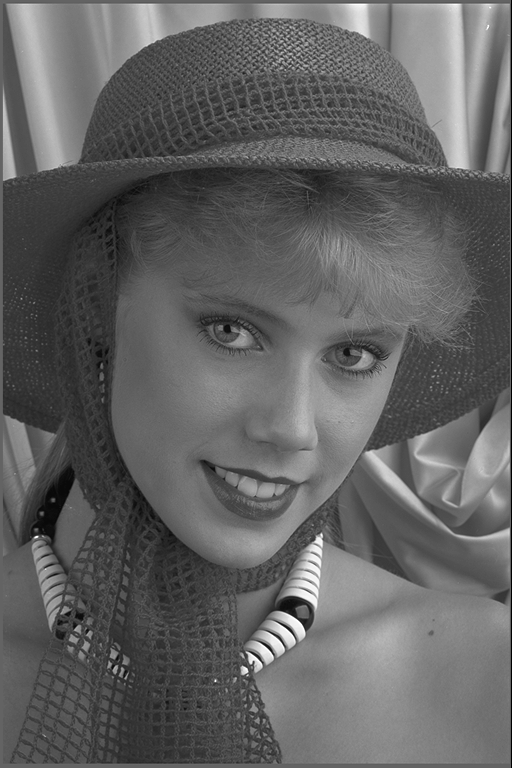
#> input picture Python/img/kodim04.png, 512 x 768 px
$ jupyter execute --allow-errors demo.ipynb
#> lines starting #> are read from the running program, lines starting #| are printed output that depends on the picture
### Python/imnest_ivhc.py
#=====================================================================
# Image noise estimation based on intensity-variance
# homogeneity classification (IVHC)
# Written by Meisam Rakhshanfar, Vidpro Lab
# (https://users.encs.concordia.ca/~amer/NEstIVHC/)
# Revised: March 2016
#
# Copyright Notice:
# Copyright (c) 2011-2019 Concordia University
# All Rights Reserved.
#=====================================================================

import numpy as np
import skimage.color
import ivhc


def imnest_ivhc(image, max_poly_deg=5):

    '''
    # imnest_ivhc(A)
    #   A can be an M-by-N (grayscale image) or M-by-N-by-3 (rgb color image)
    #   array.  A cannot be an empty array or very small matrix.
    #   max_poly_deg is the max of degree for polynomial regression

    #  OUTPUTS:
    #   sigma_p is variance of noise in the Y channel at highest rank noise
    #   representative cluster. Under signal-independent noise, sigma_p
    #   estimates the standard deviation of noise. Under signal-dependent
    #   noise, sigma_p is likely to be the peak of the noise. However, the more
    #   accurate peak is estimated by var_nlf.
    #
    #   sigma_o = sigma_p*gamma, where gamma is the degree of processing. When
    #   the noise is white, gamma = 1;
    #
    #   var_nlf is the noise level (variance) function
    #
    '''

# parse input parameters
    if type(image) != np.ndarray:
       image = np.array(image)

    if image.ndim == 3:
        ycbcr = skimage.color.rgb2ycbcr(image)
        gray_image = np.float32(ycbcr[:,:,0])
    elif image.ndim == 2:
        gray_image = image
    else:
        print('error in image type')
        return None

    if gray_image.dtype == np.uint8:
        gray_image = np.float32(gray_image)
    elif gray_image.dtype == np.float32 or gray_image.dtype == np.float64:
        gray_image = np.float32(gray_image)
        if np.max(gray_image)<=1.0:
            gray_image = gray_image*255.0
    else:
        print('error in image dtype')
        return None

    if (gray_image.shape[0]<128 or gray_image.shape[1]<128):
        print('Too Small Image')

    if (gray_image.shape[0]>3840 or gray_image.shape[1]>3840):
        error('Image size is not supported')


    # call function of IVHC
    nlf = np.zeros((3*256,), np.float32)
    # address column-major order
    gray_image = np.transpose(gray_image.copy())
    [sigma_p, sigma_o, nlf_len] = ivhc.run(gray_image, nlf)
    nlf = nlf[0:nlf_len]
    # cluster intensity
    clusters_iy = nlf[0::3]
    # binary weighting
    clusters_bw = nlf[1::3]
    clusters_bw = clusters_bw/min(clusters_bw)
    # binary weighting
    clusters_var = nlf[2::3]

    # ---- NLF regression -------
    # normalize
    nlf_v = clusters_var/(sigma_p*sigma_p)
    nlf_i = clusters_iy/255.0

    nlf_i_ext = np.concatenate((nlf_i, nlf_i[clusters_bw>1]))
    nlf_v_ext = np.concatenate((nlf_v, nlf_v[clusters_bw>1]))

    sort_idx= np.argsort(nlf_i_ext)
    nlf_i_sort = nlf_i_ext[sort_idx]
    nlf_v_sort = nlf_v_ext[sort_idx]

    max_poly_deg = int(np.floor(max_poly_deg/2)+1)

    if (len(nlf_v_sort)>1):
        last_mse = 1
        for k in range(0,max_poly_deg+1):
            est_pol = np.polyfit(nlf_i_sort, nlf_v_sort, min(1+k*2,len(nlf_i_sort)-1))
            nlf_reg = np.polyval(est_pol, nlf_i_sort)
            mse = np.mean((nlf_reg-nlf_v_sort)**2)
            if (mse<0.002 or (last_mse-mse)/mse<0.5):
                break;

            last_mse = mse

        nlf_i_sort = np.sort(nlf_i)
        nlf_reg = np.polyval(est_pol, nlf_i_sort)
    else:
        nlf_reg = nlf_v
        nlf_i_sort = np.sort(nlf_i)

    v = np.concatenate(([nlf_reg[0]], nlf_reg, [nlf_reg[-1]]))
    x = np.concatenate(([0], nlf_i_sort, [1]))
    var_nlf = np.interp(np.arange(0, 256)/255.0, x, v)*sigma_p*sigma_p

    return [sigma_p, sigma_o, var_nlf]

### Python/demo.ipynb
## Demo for image noise estimation (processed, signal-dependent and AWGN)

[cell 1]
import numpy as np
from imnest_ivhc import imnest_ivhc
import skimage.io
import skimage.filters
import matplotlib.pyplot as plt

##  Estimation of AWGN

[cell 2]
np.random.seed(0)
img = skimage.io.imread('./img/kodim04.png')
#> img is the input picture: shape (768, 512, 3); min 0, max 255, mean 97.9

print('----- Synthetic AWGN -----')

#> (the rest of this cell did not finish here and is left out)

## Estimation of frequency-dependent (processed) noise

[cell 3]
# to simulate processed noise
def bilateral_flt(img_in, var_n, radius, sigma_s):

    img_or = img_in
    i_out = 0
    P = 0

    (rows, cols) = img_in.shape
    img_in = np.pad(img_in, (radius, radius),'reflect')
    ar = np.arange(-radius, radius+1, 1)

    [dx, dy] = np.meshgrid(ar, ar)
    h = np.exp(- (dx**2 + dy**2) / (2 * sigma_s**2))

    for y in ar:
        for x in ar:

            X = img_in[radius+y:rows+radius+y,radius+x:cols+radius+x]
            delta =  X  - img_or
            pN =h[y+radius,x+radius]*np.exp(-delta*delta/(2*var_n))
            i_out = i_out + pN*X
            P = P+ pN

    i_out = i_out/P

    return i_out

[cell 4]
print('----- Anisotropic spatially correlated noise -----')
np.random.seed(0)
img = skimage.io.imread('./img/peppers.png')
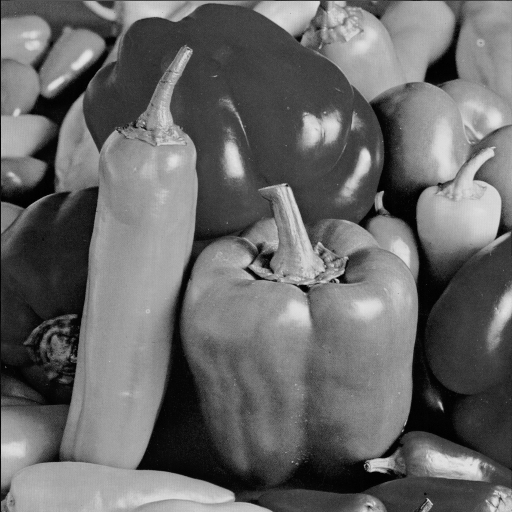
#> input picture Python/img/peppers.png, 512 x 512 px
#> img is the input picture: shape (512, 512, 3); min 0, max 229, mean 104.2

#> (the rest of this cell did not finish here and is left out)

## Signal-dependent (mixed Possionian-Gaussian) image noise

[cell 5]
np.random.seed(0)
img = skimage.io.imread('./img/sample1.png')
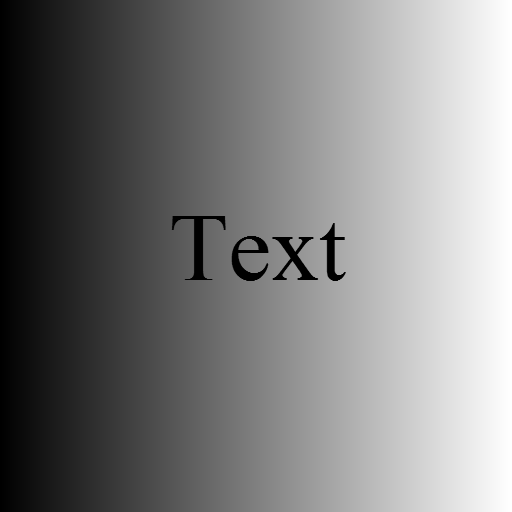
#> input picture Python/img/sample1.png, 512 x 512 px
#> img is the input picture: shape (512, 512, 3); min 0, max 255, mean 126.2
# generate signal-dependent noise
sigma_noise = 8
nlf_sqrt = sigma_noise*(.4+np.arange(0, 256)/255.0)
nlf = nlf_sqrt**2
noise = np.random.randn(img.shape[0], img.shape[1])*nlf_sqrt[np.int32(img[:,:,0])]
# generate noisy image
im_n = np.float32(img[:,:,0]) + np.float32(noise)
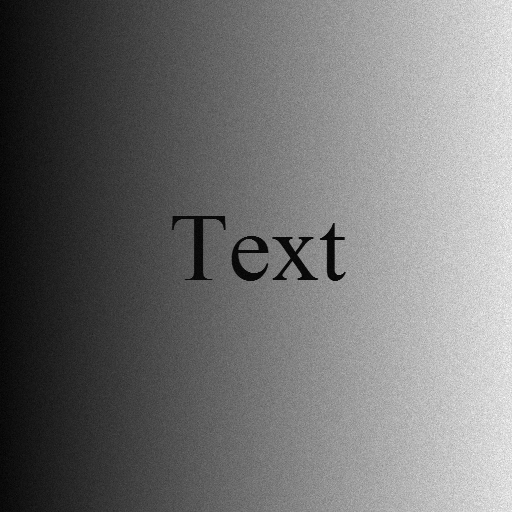
#> im_n: shape (512, 512) float32; min -11.73, max 293.6, mean 126.2; drawn with min black and max white

#> (the rest of this cell did not finish here and is left out)

#> call 3 of imnest_ivhc, with max_poly_deg = 5
#> in imnest_ivhc (call 3), `gray_image = np.transpose(gray_image.copy())`:
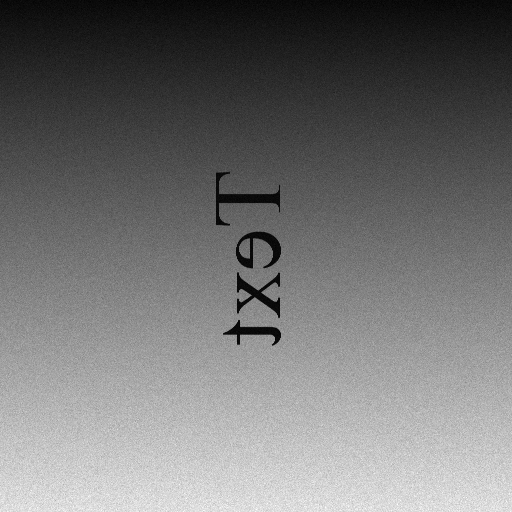
#> gray_image: shape (512, 512) float32; min -11.73, max 293.6, mean 126.2; drawn with min black and max white

im_n[im_n<0] = 0
im_n[im_n>255] = 255
plt.imshow(np.uint8(im_n))
plt.show()

plt.plot(est_var_nlf)
plt.plot(nlf,'r')
plt.show()

rmse_var = np.sqrt(np.mean((est_var_nlf-nlf)**2))
maxe_var = np.max(np.abs(est_var_nlf-nlf))

print('RMSE of estimated noise variance: %2.3f'%(rmse_var))
print('Max error of estimated noise variance: %2.3f'%(maxe_var))


rmse_std = np.sqrt(np.mean((np.sqrt(est_var_nlf)-np.sqrt(nlf))**2))
maxe_std = np.max(np.abs(np.sqrt(est_var_nlf)-np.sqrt(nlf)))

print('RMSE of estimated standard deviation: %2.3f'%(rmse_std))
print('Max error of estimated standard deviation: %2.3f'%(maxe_std))
